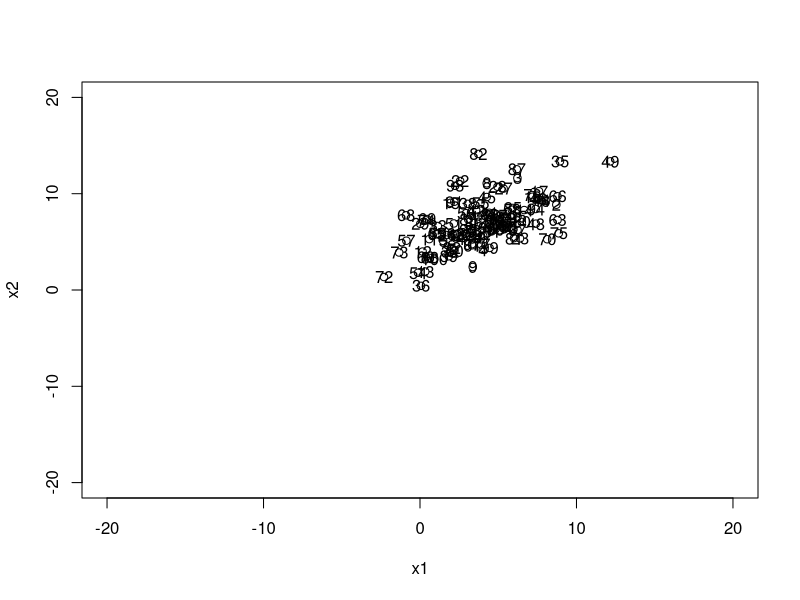
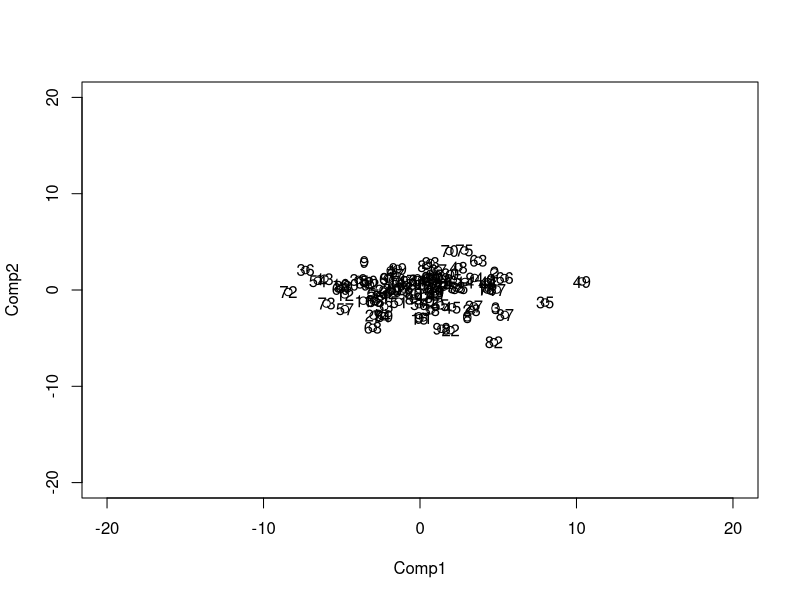
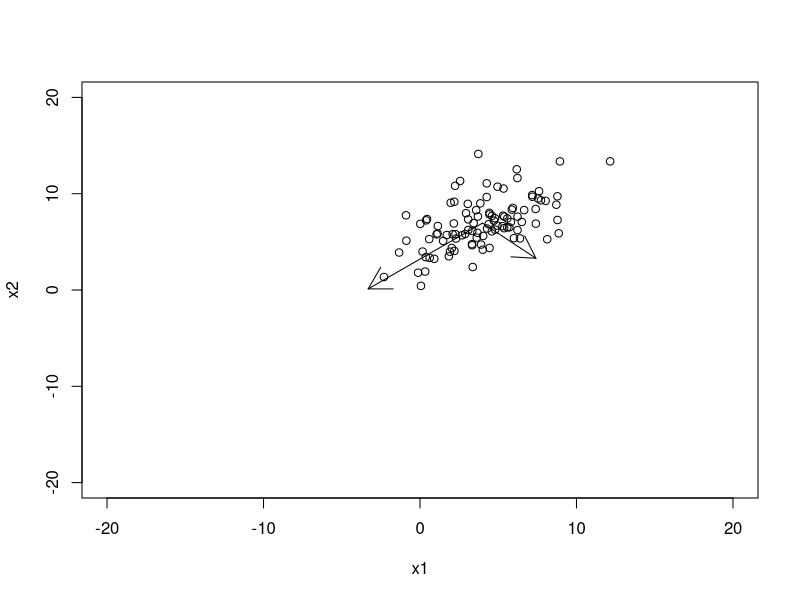

Source code (R) for these figures, in order:
## ---- chunk 1
knitr::opts_chunk$set(echo = TRUE)
## ---- chunk 2
library(mvtnorm)
sigma <- matrix(c(10, 6, 6, 8), ncol = 2, byrow = T)
mu <- c(4,7)
set.seed(123)
x <- rmvnorm(100, mean = mu, sigma = sigma)
x_frame <- data.frame(x)
plot(x_frame, xlab = "x1", ylab = "x2", xlim = c(-20, 20), ylim = c(-20, 20))
text(x_frame$X1, x_frame$X2,labels = rownames(x_frame))
## ---- chunk 3
x.pca <- princomp(x_frame, cor = F, scale = F) # covariance based princomp
names(x.pca)
## ---- chunk 4
pca_frame <- data.frame(x.pca$scores)
plot(pca_frame, xlab = "Comp1", ylab = "Comp2", xlim = c(-20, 20), ylim = c(-20, 20))
text(pca_frame$Comp.1, pca_frame$Comp.2,labels = rownames(pca_frame))
## ---- chunk 5
my_cov <- function(x){
  meanx <- colMeans(x)
  centerx <- sweep(x,2,meanx,"-")
  cov_val <- (t(centerx)) %*% (centerx) / (dim(x)[1])
  return(cov_val)
}

x.cov <- my_cov(x)
x.cov.sig <- eigen(x.cov)
g <- x.cov.sig$vectors
#x.pca$loadings

#notice here, x - colMeans(x) is wrong
y <- sweep(x, 2, colMeans(x), '-') %*%g #y
#x.pca$scores
#the same as scale(x, x.pca$center, x.pca$scale)%*%x.pca$loadings

## ---- chunk 6
pca1 <- c(colMeans(x), colMeans(x) + t(g[,1])*10)
pca2 <- c(colMeans(x), colMeans(x) + t(g[,2])*5)
plot(x_frame, xlab = "x1", ylab = "x2", xlim = c(-20, 20), ylim = c(-20, 20))
arrows(pca1[1], pca1[2], pca1[3], pca1[4])
arrows(pca2[1], pca2[2], pca2[3], pca2[4])
